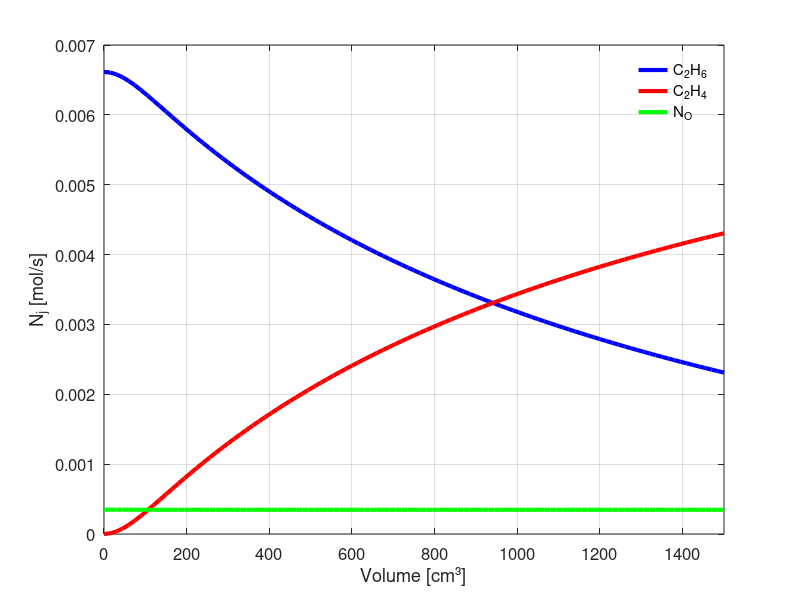
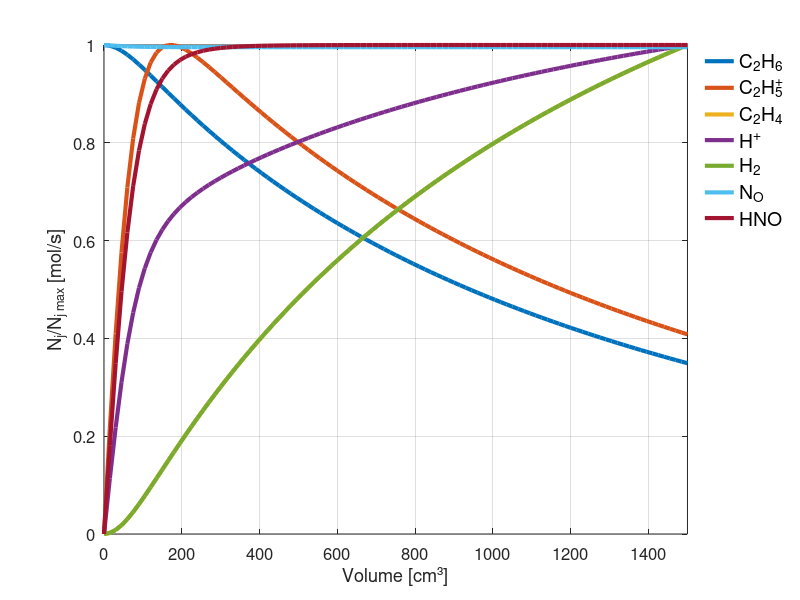
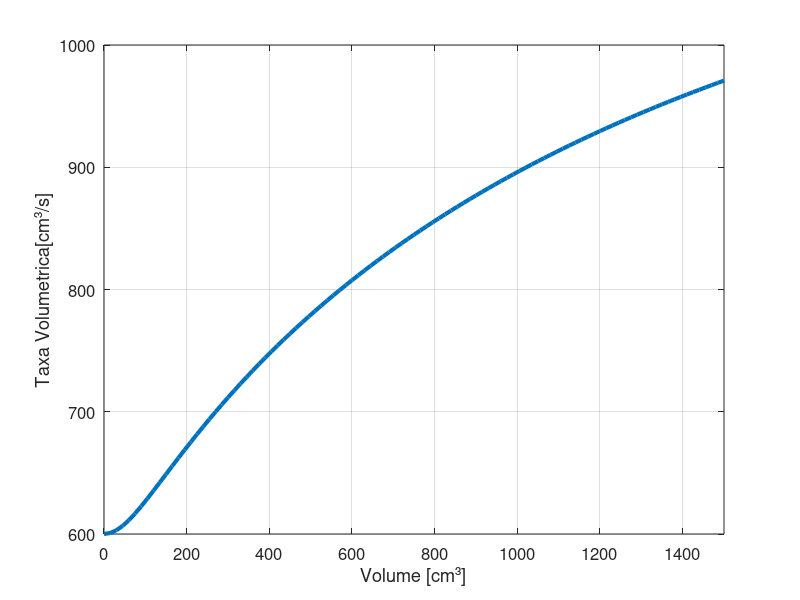
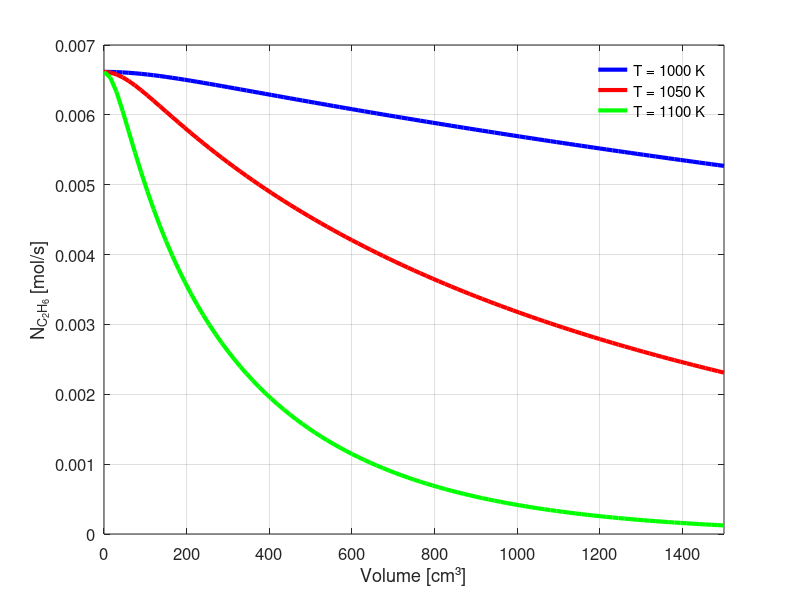

These figures' MATLAB source, in order:
clear all; close all; clc;
warning off;
global A11 A12 A2 A3 A41 A42 E11 E12 E2 E3 E41 E42
global RG1 RG2
global T P Qf

#Prâmetros Cinéticos
A11=1e14; A12=1e12; A2=3e14; A3=3.4e12; A41=1e12; A42=1e13;
E11=217.6e3; E12=0; E2=165.3e3; E3=28.5e3; E41=0; E42=200.8e3;
#Constantes Físicas
RG1=8.314; # j/mol K
RG2=82.06; #cm³ atm/ mol K
#Constantes de operação
T = 1050;  #K
P = 1;     #atm 
Qf = 600;  #cm^3/s

#funÃ§Ã£o para definiÃ§Ã£o das equaÃ§Ãµes diferenciais a serem integradas
function dxdt = fun(y,t)
  global A11 A12 A2 A3 A41 A42 E11 E12 E2 E3 E41 E42
  global RG1 RG2
  global T P Qf
  #t ==> variÃ¡vel independent
  #y ==> vetor de variÃ¡veis dependentes
  #dxdt ==> vetor dos valores das EDOs em t e y
  #Área de identificação de variáveis
      #legenda
      # N1 --> C2H6
      # N2 --> C2H5⁺
      # N3 --> C2H4
      # N4 --> H⁺
      # N5 --> H2
      # N6 --> NO
      # N7 --> HNO 
  V=t;
  N1=y(1); N2=y(2); N3=y(3); N4=y(4);
  N5=y(5); N6=y(6); N7=y(7);
  #Área para definição de parâmtros

  #Equações auxiliares
  k11=A11*exp(-E11/(RG1*T)); k12=A12*exp(-E12/(RG1*T));
  k2=A2*exp(-E2/(RG1*T)); 
  k3=A3*exp(-E3/(RG1*T));
  k41=A41*exp(-E41/(RG1*T)); k42=A42*exp(-E42/(RG1*T));  
  
  Q=(RG2*T/P)*(N1+N2+N3+N4+N5+N6+N7);
  
  C1=N1/Q; C2=N2/Q; C3=N3/Q; C4=N4/Q;
  C5=N5/Q; C6=N6/Q; C7=N7/Q;
  
  r1=k11*C1*C6-k12*C2*C7;
  r2=k2*C2;
  r3=k3*C4*C1;
  r4=k41*C4*C6-k42*C7;
  
  R1=-r1-r3; R2=r1-r2+r3; R3=r2; R4=r2-r3-r4;
  R5=r3; R6=-r1-r4; R7=r1+r4;
  
  #DefiniÃ§Ã£o das EDOs
  dxdt(1)=R1;
  dxdt(2)=R2;
  dxdt(3)=R3;
  dxdt(4)=R4;
  dxdt(5)=R5;
  dxdt(6)=R6;
  dxdt(7)=R7;
endfunction


#definiÃ§Ã£o de parÃ¢metros, condiÃ§Ãµes iniciais e intervalo de integraÃ§Ã£o
#intervalo de integraÃ§Ã£o
t0=0;
tf=1500;
trange=t=[t0:tf/100:tf];;
#CondiÃ§Ãµes inicias
y0=[0.95*Qf*P/(RG2*T) 0 0 0 0 0.05*Qf*P/(RG2*T) 0];
#parÃ¢metros numÃ©ricos
y = lsode(@fun,y0,trange);

Q = (RG2*T/P)*(sum(y,2));

#AnÃ¡lise de dados
#identificaÃ§Ã£o de variÃ¡veis
V=trange;
N1=y(:,1);
N2=y(:,2);
N3=y(:,3);
N4=y(:,4);
N5=y(:,5);
N6=y(:,6);
N7=y(:,7);

#Normalização
N_Normalization = y./max(y);

figure(1)
plot(V,N1,'-b;;','linewidth',3,...
     V,N3,'-r;;','linewidth',3,...
     V,N6,'-g;;','linewidth',3)
h=legend({"C_2H_6","C_2H_4","N_O"});
set(h,'fontsize',14)
legend boxoff;
set(gca,'fontsize',12)
grid on;
xlabel("Volume [cm³]");
ylabel("N_j [mol/s]")
axis([t(1) t(end)]);


figure(2)
plot(V,N_Normalization,'linewidth',3)
h=legend({"C_2H_6","C_2H_5^+","C_2H_4","H^+","H_2","N_O","HNO"});
legend boxoff;
set(gca,'fontsize',12)
set(h,'fontsize',14,'location','northeastoutside');
grid on;
xlabel("Volume [cm³]");
ylabel("N_j/N_{j max} [mol/s]")
axis([t(1) t(end)]);

figure(3)
plot(V,Q,'linewidth',3)
set(gca,'fontsize',12)
grid on;
xlabel("Volume [cm³]");
ylabel("Taxa Volumetrica[cm³/s]")
axis([t(1) t(end)]);


#Variação de Temperatura
t1050 = trange;
N11050 = N1;

clear y;
T=1100;
y=lsode(@fun,y0,trange);
t1100 = trange;
N11100 = y(:,1);

clear y;
T=1000;
y=lsode(@fun,y0,trange);
t1000 = trange;
N11000 = y(:,1);

figure(4)
plot(t1000,N11000,'-b;;','linewidth',3,...
     t1050,N11050,'-r;;','linewidth',3,...
     t1100,N11100,'-g;;','linewidth',3)
h=legend({"T = 1000 K","T = 1050 K","T = 1100 K"});
set(h,'fontsize',14)
legend boxoff;
set(gca,'fontsize',12)
grid on;
xlabel("Volume [cm³]");
ylabel("N_{C_2H_6} [mol/s]")
axis([t(1) t(end)]);


